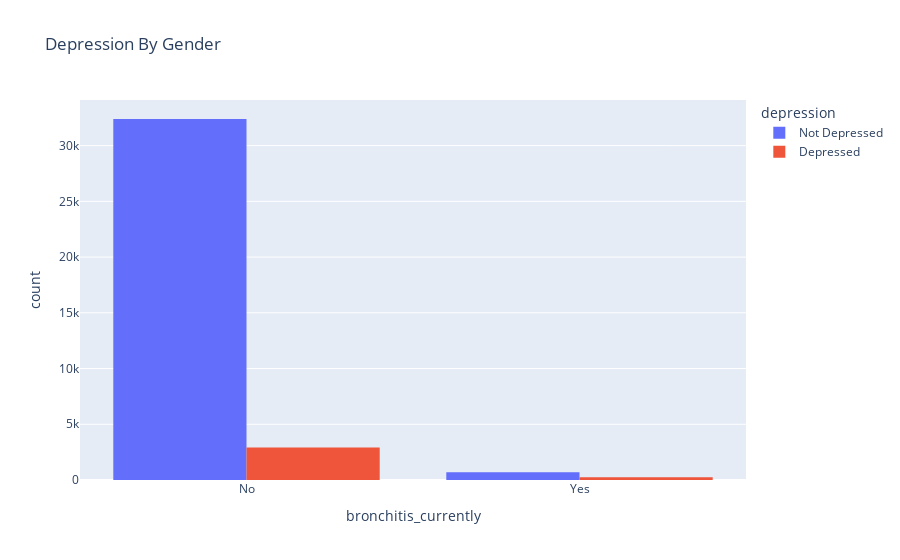

The code cell stored with this chart in its notebook:
### Code cell
fig = px.histogram(df, x="bronchitis_currently", color="depression", barmode="group", 
                   title="Depression By Gender")
fig.show()

### Figure 1 — Plotly figure (JSON) as saved in the notebook; plotly's stock layout.template omitted (floating-point values rounded to 4 significant figures; data arrays with more than 128 entries replaced by an {"elided": "..."} marker saying what was removed)
{"data": [{"alignmentgroup": "True", "bingroup": "x", "hovertemplate": "depression=Not Depressed<br>bronchitis_currently=%{x}<br>count=%{y}<extra></extra>", "legendgroup": "Not Depressed", "marker": {"color": "#636efa"}, "name": "Not Depressed", "offsetgroup": "Not Depressed", "orientation": "v", "showlegend": true, "type": "histogram", "x": {"elided": "33091 str values"}, "xaxis": "x", "yaxis": "y"}, {"alignmentgroup": "True", "bingroup": "x", "hovertemplate": "depression=Depressed<br>bronchitis_currently=%{x}<br>count=%{y}<extra></extra>", "legendgroup": "Depressed", "marker": {"color": "#EF553B"}, "name": "Depressed", "offsetgroup": "Depressed", "orientation": "v", "showlegend": true, "type": "histogram", "x": {"elided": "3168 str values"}, "xaxis": "x", "yaxis": "y"}], "layout": {"barmode": "group", "legend": {"title": {"text": "depression"}, "tracegroupgap": 0}, "title": {"text": "Depression By Gender"}, "xaxis": {"anchor": "y", "domain": [0, 1], "title": {"text": "bronchitis_currently"}}, "yaxis": {"anchor": "x", "domain": [0, 1], "title": {"text": "count"}}}}
